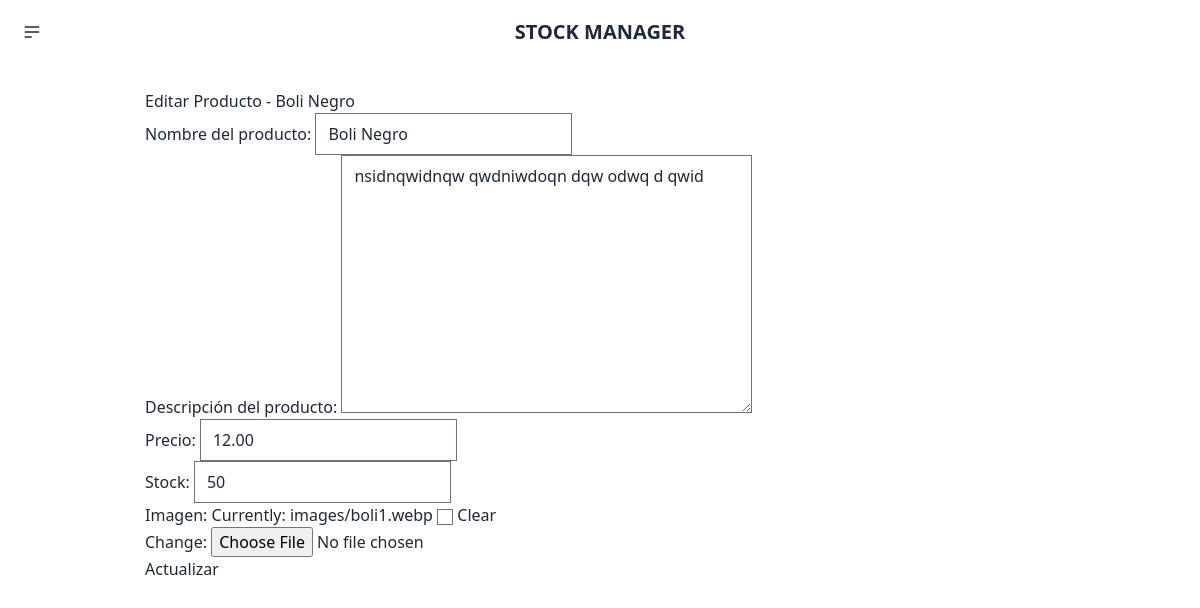
Before: /stockmanager/producto/12 with the older database file.
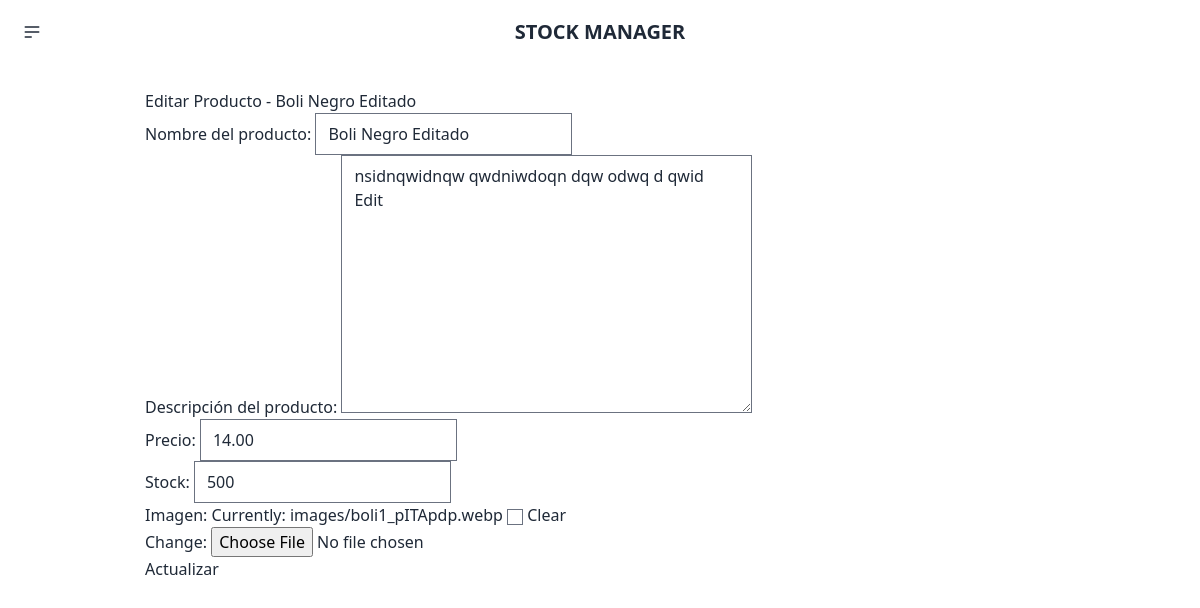
After: the same page with the newer database file.
### stockmanager/models.py (models this page shows, shortened)
class Productos(models.Model):
    ProductoID = models.AutoField(primary_key=True)
    Imagen = models.ImageField(null=True, blank=True, upload_to="images/")
    Nombre = models.CharField(max_length=255)
    Descripcion = models.TextField()
    Precio = models.DecimalField(max_digits=10, decimal_places=2)
    Stock = models.IntegerField()

### stockmanager/views.py (the view)
# urls.py: path('producto/<int:ProductoID>', views.product_get, name='product_get'),
def product_get(response, ProductoID):
    product = get_object_or_404(Productos, pk=ProductoID)
    if response.method == 'GET':
        form = new_product(instance=product)
        return render(response, 'productos/edit.html', {
            'product': product,
            'form': form
        })
    else:
        form = new_product(response.POST, response.FILES, instance=product)
        form.save()
        return redirect('products_index')

### stockmanager/forms.py
class new_product(forms.ModelForm):
    class Meta:
        model = Productos
        fields = ['Nombre', 'Descripcion', 'Precio', 'Stock', 'Imagen']
    Nombre = forms.CharField(label='Nombre del producto:', max_length=200)
    Descripcion = forms.CharField(widget=forms.Textarea, label="Descripción del producto:", required=False)
    Precio = forms.IntegerField(label='Precio:')
    Stock = forms.IntegerField(label='Stock:')
    Imagen = forms.ImageField(required=False)

### stockmanager/templates/productos/edit.html (shortened to what this page needs)
{% extends 'layouts/base.html' %}
{% block content %}
<h1> Editar Producto - {{product.Nombre}}</h1>
<form method="POST" action="" enctype="multipart/form-data">
{{form}}
<button>Actualizar</button>
</form>
{% endblock %}

Changed rows visible on the page:
changed Productos: Nombre "Boli Negro" → "Boli Negro Editado"; Descripcion "nsidnqwidnqw qwdniwdoqn dqw odwq d qwid" → "nsidnqwidnqw qwdniwdoqn dqw odwq d qwid Edit"; Precio "12.00" → "14.00"; Stock "50" → "500"
Other visible differences:
text no longer shown: "Nombre del producto: Descripción del producto: Precio: Stock: Imagen: Currently: images/boli1.webp Clear Change:"
text now shown: "Nombre del producto: Descripción del producto: Precio: Stock: Imagen: Currently: images/boli1_pITApdp.webp Clear Change:"
